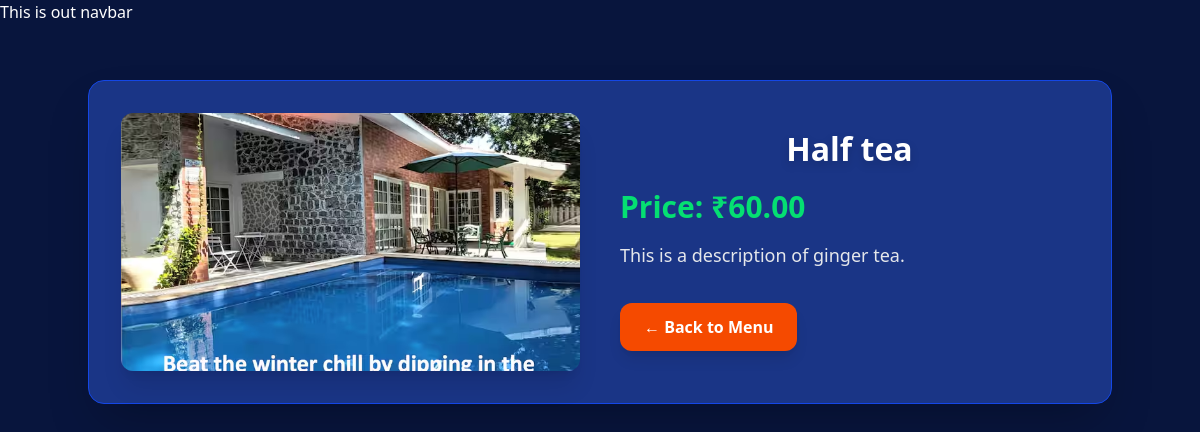
Page /chai/1/ on the committed database.
### chai/models.py (models this page shows, shortened)
class ChaiVarity(models.Model):
    CHAI_TYPE_CHOICE = [
        ('ML', 'MASALA'),
        ('GR', 'GINGER'),
        ('KL', 'KIWI'),
        ('PL', 'PLAIN'),
        ('EL', 'ELACHI'),
    ]
    name = models.CharField(max_length=100)
    image = models.ImageField(upload_to='chais/')
    date_added = models.DateTimeField(default=timezone.now)
    type = models.CharField(max_length=2, choices=CHAI_TYPE_CHOICE)
    description = models.TextField(default="")
    price = models.DecimalField(max_digits=5, decimal_places=2, default=0)

### chai/views.py (the view)
# urls.py: path('<int:chai_id>/', views.chai_detail, name='chai_detail'),
def chai_detail(request, chai_id):
    chai = get_object_or_404(ChaiVarity, pk=chai_id)
    return render(request, 'chai/chai_detail.html', {"chai": chai})

### chai/templates/chai/chai_detail.html (shortened to what this page needs)
{% extends "layout.html" %}
{% block content %}
<div class="max-w-5xl mx-auto mt-14 bg-blue-900/90 border border-blue-700 rounded-2xl shadow-2xl
            p-8 flex flex-col lg:flex-row gap-10">
    <div class="lg:w-1/2">
        <img class="w-full aspect-video object-cover rounded-xl shadow-xl"
             src="{{ chai.image.url }}" alt="{{ chai.name }}">
    </div>
    <div class="lg:w-1/2 flex flex-col justify-center">
        <h1 class="text-5xl font-extrabold text-white mb-6 drop-shadow-lg">
            {{ chai.name }}
        </h1>
        <p class="text-3xl font-bold text-green-400 mb-4">
            Price: ₹{{ chai.price }}
        </p>
        <p class="text-gray-200 text-lg leading-relaxed mb-8">
            {{ chai.description }}
        </p>
        <a href="/chai/">
            <button class="bg-orange-600 hover:bg-orange-700 text-white font-semibold px-6 py-3
                           rounded-xl shadow-lg transition">
                ← Back to Menu
            </button>
        </a>
    </div>
</div>
{% endblock %}

### static/style.css (style rules this page uses)
body { background-color: #08153d; color: #ffffff; }
h1 { text-align: center; font-size: 2em; }

### rows in the picture
ChaiVarity: image (picture), name "Half tea", price "60.00", description "This is a description of ginger tea."
